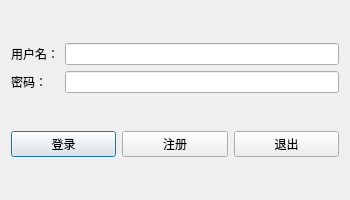
<?xml version="1.0" encoding="UTF-8"?>
<ui version="4.0">
 <class>AuthDialog</class>
 <widget class="QDialog" name="AuthDialog">
  <property name="geometry">
   <rect>
    <x>0</x>
    <y>0</y>
    <width>350</width>
    <height>200</height>
   </rect>
  </property>
  <property name="windowTitle">
   <string>聊天室登录/注册</string>
  </property>
  <layout class="QVBoxLayout" name="verticalLayout">
   <item>
    <layout class="QGridLayout" name="gridLayout">
     <item row="0" column="0">
      <widget class="QLabel" name="usernameLabel">
       <property name="text">
        <string>用户名：</string>
       </property>
      </widget>
     </item>
     <item row="0" column="1">
      <widget class="QLineEdit" name="usernameEdit"/>
     </item>
     <item row="1" column="0">
      <widget class="QLabel" name="passwordLabel">
       <property name="text">
        <string>密码：</string>
       </property>
      </widget>
     </item>
     <item row="1" column="1">
      <widget class="QLineEdit" name="passwordEdit">
       <property name="echoMode">
        <enum>QLineEdit::EchoMode::Password</enum>
       </property>
      </widget>
     </item>
    </layout>
   </item>
   <item>
    <layout class="QHBoxLayout" name="buttonLayout">
     <item>
      <widget class="QPushButton" name="loginButton">
       <property name="text">
        <string>登录</string>
       </property>
      </widget>
     </item>
     <item>
      <widget class="QPushButton" name="registerButton">
       <property name="text">
        <string>注册</string>
       </property>
      </widget>
     </item>
     <item>
      <widget class="QPushButton" name="exitButton">
       <property name="text">
        <string>退出</string>
       </property>
      </widget>
     </item>
    </layout>
   </item>
  </layout>
 </widget>
 <tabstops>
  <tabstop>usernameEdit</tabstop>
  <tabstop>passwordEdit</tabstop>
  <tabstop>loginButton</tabstop>
  <tabstop>registerButton</tabstop>
 </tabstops>
 <resources/>
 <connections/>
</ui>
